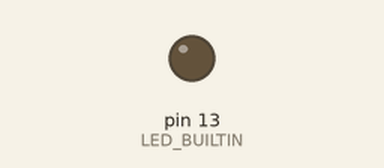
A sketch run on a simulated Arduino Uno, built with avr-gcc and run on an emulated ATmega328P. Parts: output pins drawn as LEDs (lit = HIGH).

Above: at 0.2 s.
Timing chart, 0 to 1.7 s (numbered marks = the images above):
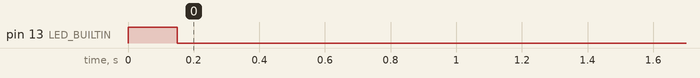

The sketch:

midi_input_test.ino
```cpp
void setup() {
	//  Set up serial port for MIDI baud rate (31.25 kbit/s):
	Serial.begin(31250);

	// We might want to use the LED to indicate activity (though don't use delay() unnecessarily (e.g. blink())).
	pinMode(LED_BUILTIN, OUTPUT);
	digitalWrite(LED_BUILTIN, LOW);

  flash(); flash(); flash();
}

void loop() {
  int readByte;
  if (Serial.available() > 0) {
    readByte = Serial.read();
    if (readByte == 0x90)
      flash();
  }
}

void ledOn() {digitalWrite(LED_BUILTIN, HIGH);}

void ledOff() {digitalWrite(LED_BUILTIN, LOW);}

void flash() {
    ledOn();
    delay(50);
    ledOff();
}
```
